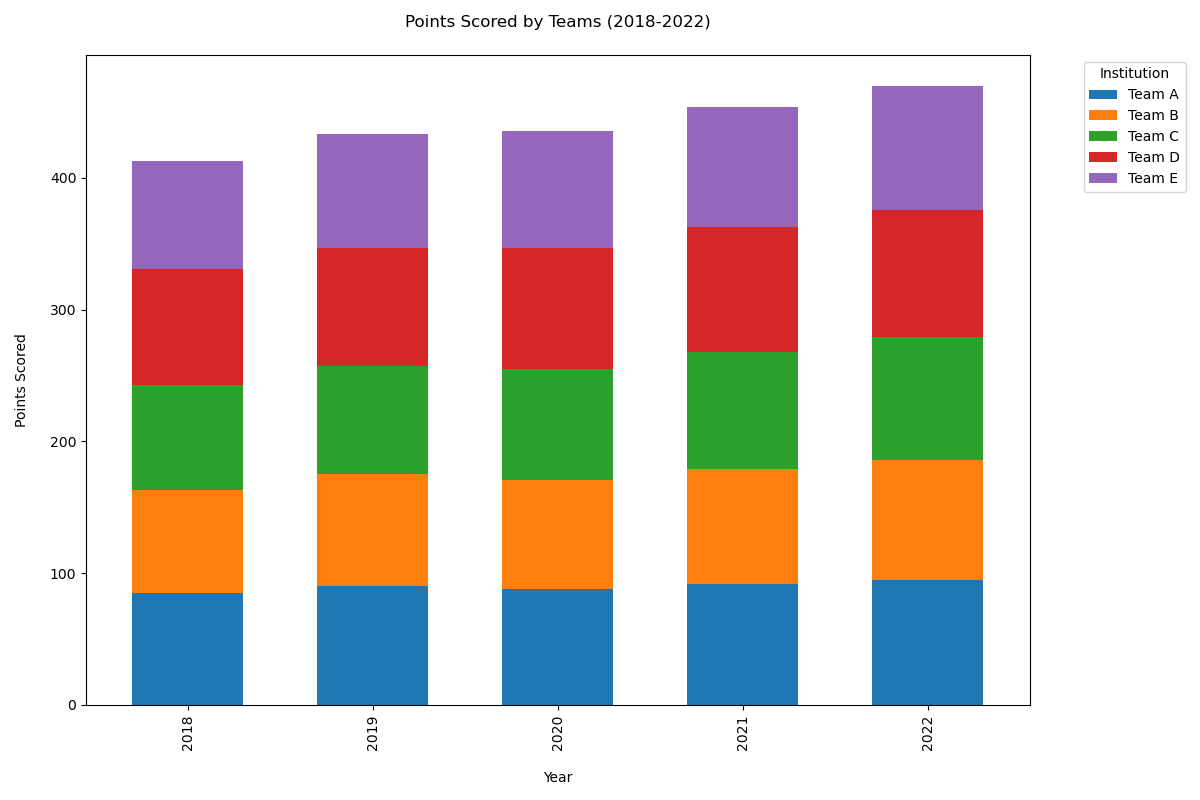

The Python source for this figure:

import matplotlib.pyplot as plt
import pandas as pd

data = {
    'Institution': ['Team A', 'Team A', 'Team A', 'Team A', 'Team A',
                    'Team B', 'Team B', 'Team B', 'Team B', 'Team B',
                    'Team C', 'Team C', 'Team C', 'Team C', 'Team C',
                    'Team D', 'Team D', 'Team D', 'Team D', 'Team D',
                    'Team E', 'Team E', 'Team E', 'Team E', 'Team E'],
    'Year': [2018, 2019, 2020, 2021, 2022,
             2018, 2019, 2020, 2021, 2022,
             2018, 2019, 2020, 2021, 2022,
             2018, 2019, 2020, 2021, 2022,
             2018, 2019, 2020, 2021, 2022],
    'Points Scored': [85, 90, 88, 92, 95,
                      78, 85, 83, 87, 91,
                      80, 82, 84, 89, 93,
                      88, 90, 92, 95, 97,
                      82, 86, 89, 91, 94]
}

df = pd.DataFrame(data)
pivot_df = df.pivot(index='Year', columns='Institution', values='Points Scored')

colors = ['#1f77b4', '#ff7f0e', '#2ca02c', '#d62728', '#9467bd']
pivot_df.plot(kind='bar', stacked=True, color=colors, width=0.6, figsize=(12, 8))

plt.title('Points Scored by Teams (2018-2022)', pad=20)
plt.xlabel('Year', labelpad=15)
plt.ylabel('Points Scored', labelpad=15)
plt.legend(title='Institution', bbox_to_anchor=(1.05, 1), loc='upper left')
plt.tight_layout()

plt.savefig('points_scored_stacked_bar.png')
plt.show()
